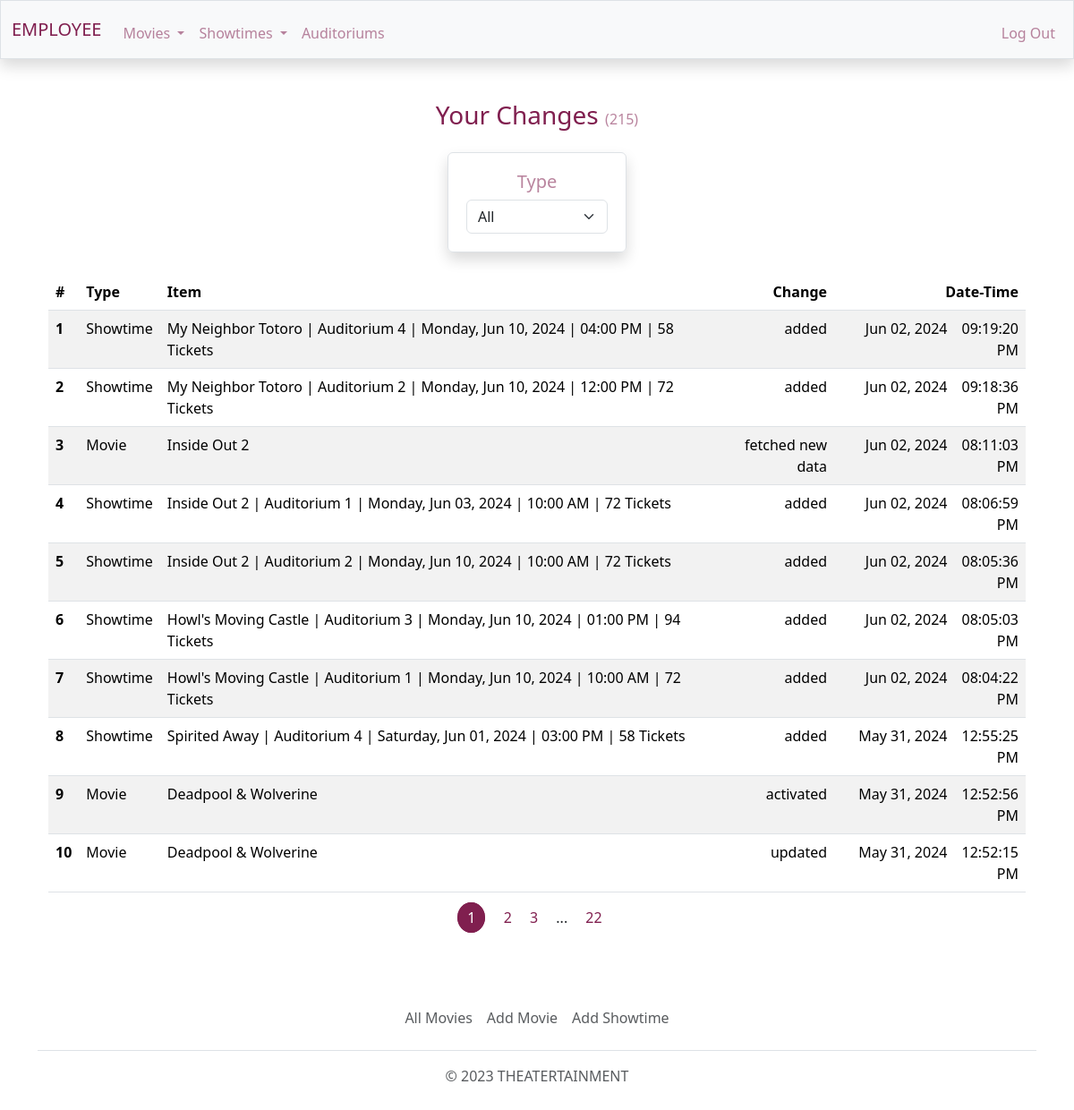
The page /employee/home (signed in) on the database its author committed.
### theatert/models.py (models this page shows, shortened)
class Change(db.Model):
    id = db.Column(db.Integer, primary_key=True)
    action = db.Column(db.String(10), nullable=False)
    table_name = db.Column(db.String(10), nullable=False)
    data_id = db.Column(db.Integer, nullable=False)
    date = db.Column(db.DateTime, nullable=False, default=datetime.utcnow)
    employee_id = db.Column(db.Integer, db.ForeignKey('employee.id'), nullable=False)

class Movie(db.Model):
    id = db.Column(db.Integer, primary_key=True)
    tmdb_id = db.Column(db.Integer, unique=True, nullable=False)
    title = db.Column(db.String, nullable=False)
    route = db.Column(db.String, unique=True, nullable=False)
    status = db.Column(db.String)
    overview = db.Column(db.String)
    release_date = db.Column(db.DateTime)
    runtime = db.Column(db.Integer)
    tagline = db.Column(db.String)
    rating = db.Column(db.String)
    poster_path = db.Column(db.String)
    backdrop_path = db.Column(db.String)
    trailer_path = db.Column(db.String)
    active = db.Column(db.Boolean, default=False, nullable=False)
    deleted = db.Column(db.Boolean, default=False, nullable=False)
    genres = db.relationship('Genre', secondary=genres, lazy='subquery',
                             backref=db.backref('movies', lazy=True)) # Can have many genres
    screenings = db.relationship('Screening', backref='movie', lazy=True) # Can have many screenings
    watchlist = db.relationship('Watchlist', backref='movie', lazy=True) # Can be a part of many watchlists

### theatert/users/employees/routes.py (the view)
@employees.route('/')
@employees.route('/home')
@login_required(role='EMPLOYEE')
def home():
    if not current_user.is_authenticated:
        return redirect(url_for('users.home'))
    else:
        if current_user.role == 'MEMBER':
            return redirect(url_for('users.home'))
        page = request.args.get('page', 1, type=int)
        type = request.args.get('type', 1, type=int)
        if type == 2:
            data = Change.query.filter_by(employee_id = current_user.id, table_name='movie')\
                .order_by(Change.date.desc())
        elif type == 3:
            data = Change.query.filter_by(employee_id = current_user.id, table_name='screening')\
                .order_by(Change.date.desc())
        else:
            data = Change.query.filter_by(employee_id = current_user.id)\
                .order_by(Change.date.desc())
        total = data.count()
        data = data.paginate(page=page, per_page=10)
        changes = []
        for c in data.items:
            if c.table_name == 'movie':
                temp = {'change' : c.action,
                        'table_name' : 'Movie',
                        'date_time' : c.date - datetime.timedelta(hours=5),
                        'item': Movie.query.filter_by(id = c.data_id).first().title}
                changes.append(temp)
            elif c.table_name == 'screening':
                s = Screening.query.join(Movie).join(Auditorium) \
                    .filter(Screening.id.is_(c.data_id)).first()
                seats_total = Seat.query.filter(
                            db.and_(
                                Seat.auditorium_id.is_(s.auditorium.id),
                                Seat.seat_type.is_not('empty'))).count()
                temp = {'change' : c.action,
                        'table_name' : 'Showtime',
                        'date_time': c.date - datetime.timedelta(hours=5),
                        'item': f'{s.movie.title} | Auditorium {s.auditorium.id} \
                        | {s.start_datetime.strftime("%A, %b %d, %Y")} \
                        | {s.start_datetime.strftime(" %I:%M %p")} \
                        | {seats_total} Tickets'
                }
                changes.append(temp)
    return render_template('employee/home.html', changes=changes, data=data, total=total, type=type)

### theatert/models.py (called while the page is built)
@login_manager.user_loader
def load_user(user_id):
    return User.query.get(int(user_id))

### theatert/users/utils.py (called while the page is built)
def login_required(role="ANY"):
    def wrapper(f):
        @wraps(f)
        def decorated_function(*args, **kwargs):
            if not current_user.is_authenticated:
                if role == "MEMBER":
                    session['form_data_login'] = request.form
                return login_manager.unauthorized()
            return f(*args, **kwargs)
        return decorated_function
    return wrapper

### theatert/templates/employee/home.html (shortened to what this page needs)
{% extends "employee/layout.html" %}
{% block main %}
    {% if changes|length == 0 %}
        <h6 class="text-body-secondary my-4">You have made no changes to the database.</h6>
    {% else %}
        <h3 class="color-dark mb-2">Your Changes <span class="my-small color-light">({{ total }})</span></h3>
        <div class="border container cont-5 rounded shadow mb-4">
            <h5 class="color-light">Type</h5>
            <select class="form-select" id="select-link">
                {% if type == 2 %}
                    <option value="{{ url_for('employees.home', type=2) }}">Movies</option>
                    <option value="{{ url_for('employees.home', type=3) }}">Showtimes</option>
                    <option value="{{ url_for('employees.home', type=1) }}">All</option>
                {% elif type == 3 %}
                    <option value="{{ url_for('employees.home', type=3) }}">Showtimes</option>
                    <option value="{{ url_for('employees.home', type=2) }}">Movies</option>
                    <option value="{{ url_for('employees.home', type=1) }}">All</option>
                {% else %}
                    <option value="{{ url_for('employees.home', type=1) }}">All</option>
                {% endif %}
            </select>
        </div>
        <div class="table-responsive-xl">
            <table class="table table-striped">
                <thead>
                    <tr>
                        <th class="text-start">#</th>
                        <th class="text-start">Type</th>
                        <th class="text-start">Item</th>
                        <th class="text-end">Change</th>
                        <th class="text-end">Date-Time</th>
                    </tr>
                </thead>
                <tbody>
                    {% for c in changes %}
                        <tr>
                            <th class="text-start">{{ loop.index }}</th>
                            <td class="text-start">{{ c['table_name'] }}</td>
                            <td class="text-start">{{ c['item'] }}</td>
                            <td class="text-end">{{ c['change'] }}</td>
                            <td class="text-end">{{ c['date_time'].strftime("%b %d, %Y") }}&emsp;{{ c['date_time'].strftime("%I:%M:%S %p") }}</td>
                        </tr>
                    {% endfor %}
                </tbody>
            </table>
        </div>
        {% for pg_num in data.iter_pages(left_edge=1, right_edge=1, left_current=1, right_current=2) %}
            {% if pg_num %}
                {% if data.page == pg_num %}
                    <a class="page-current me-3" href="{{ url_for('employees.home', type=type, page=pg_num) }}">{{ pg_num }}</a>
                {% else %}
                    <a class="page me-3" href="{{ url_for('employees.home', type=type, page=pg_num) }}">{{ pg_num }}</a>
                {% endif %}
            {% else %}
                <span class="me-3">...</span>
            {% endif %}
        {% endfor %}
    {% endif %}
{% endblock %}

### theatert/static/css/main.css (style rules this page uses)
a { text-decoration: none; color: inherit; }
.cont-1, .cont-2, .cont-3, .cont-4, .cont-5, .cont-6, .cont-7 { border-radius: 25px; margin-top: 3vh; padding: 20px; width: 70vw; }
.cont-5 { width: 200px; }
.my-small { font-size: medium; }

### rows shown on the page
Change: table_name "Showtime", item "My Neighbor Totoro | Auditorium 4 | Monday, Jun 10, 2024 | 04:00 PM | 58 Tickets", change "added", date_time "Jun 02, 2024", date_time "09:19:20 PM"
Change: table_name "Showtime", item "My Neighbor Totoro | Auditorium 2 | Monday, Jun 10, 2024 | 12:00 PM | 72 Tickets", change "added", date_time "Jun 02, 2024", date_time "09:18:36 PM"
Movie: item "Inside Out 2"
Change: change "fetched new data"
Change: table_name "Showtime", item "Inside Out 2 | Auditorium 1 | Monday, Jun 03, 2024 | 10:00 AM | 72 Tickets", change "added", date_time "Jun 02, 2024", date_time "08:06:59 PM"
Change: table_name "Showtime", item "Inside Out 2 | Auditorium 2 | Monday, Jun 10, 2024 | 10:00 AM | 72 Tickets", change "added", date_time "Jun 02, 2024", date_time "08:05:36 PM"
Change: table_name "Showtime", item "Howl's Moving Castle | Auditorium 3 | Monday, Jun 10, 2024 | 01:00 PM | 94 Tickets", change "added", date_time "Jun 02, 2024", date_time "08:05:03 PM"
Change: table_name "Showtime", item "Howl's Moving Castle | Auditorium 1 | Monday, Jun 10, 2024 | 10:00 AM | 72 Tickets", change "added", date_time "Jun 02, 2024", date_time "08:04:22 PM"
Change: table_name "Showtime", item "Spirited Away | Auditorium 4 | Saturday, Jun 01, 2024 | 03:00 PM | 58 Tickets", change "added", date_time "May 31, 2024", date_time "12:55:25 PM"
Movie: item "Deadpool & Wolverine" "Deadpool & Wolverine"
Change: change "activated"
Change: change "updated"

### other values the page prints
{{ total }} "215"
{{ c['table_name'] }} "Movie" "Movie" "Movie"
{{ c['date_time'].strftime("%b %d, %Y") }} "Jun 02, 2024" "May 31, 2024" "May 31, 2024"
{{ c['date_time'].strftime("%I:%M:%S %p") }} "08:11:03 PM" "12:52:56 PM" "12:52:15 PM"
{{ pg_num }} "1"
{{ pg_num }} "2" "3" "22"
